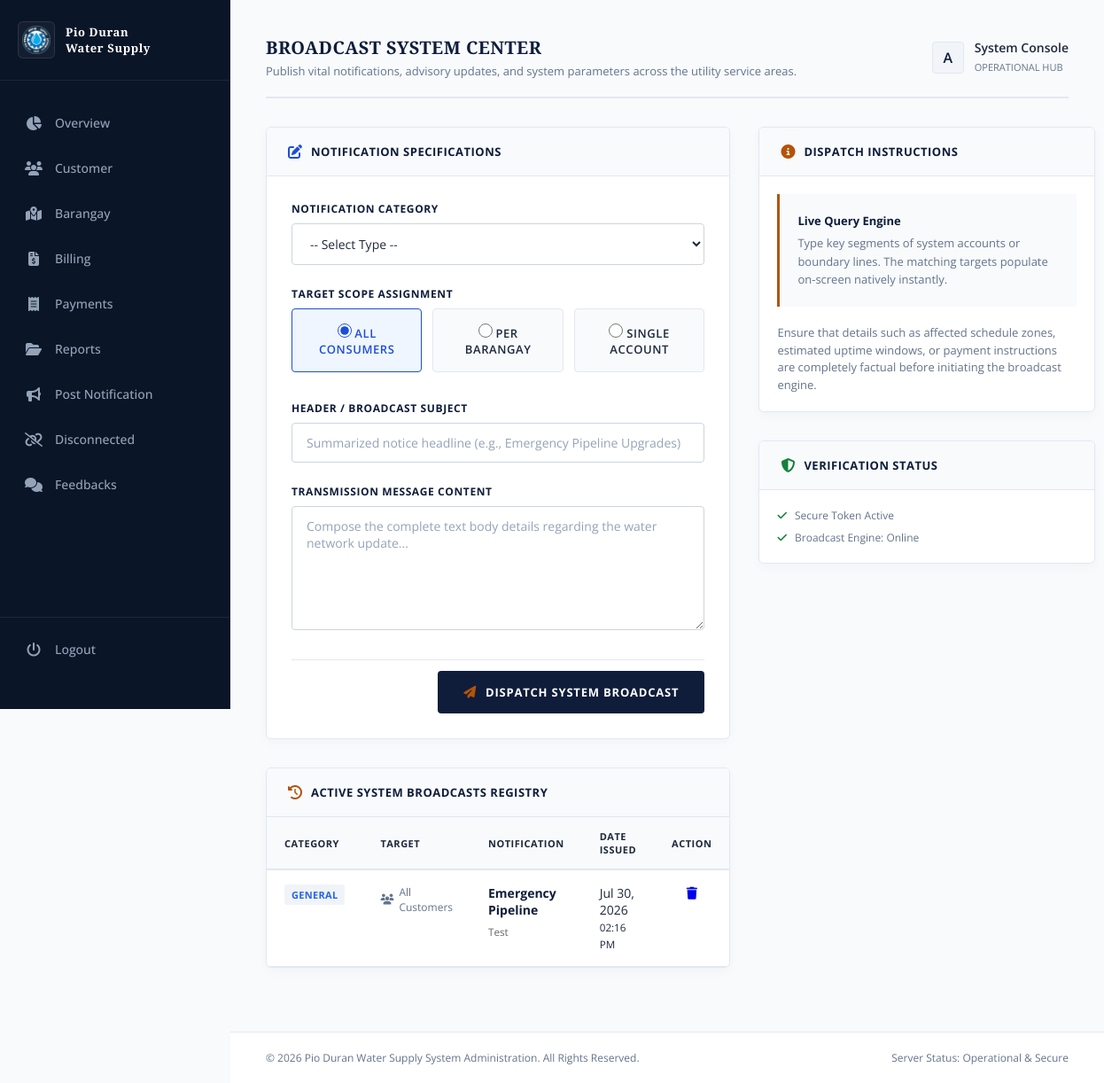
/pwss/post-notification/ (signed in), run on the app's committed database.
### core/models.py (models this page shows, shortened)
class Notification(models.Model):
    TARGET_CHOICES = (
        ("customer", "Single Customer"),
        ("barangay", "Barangay"),
        ("all", "All Customers"),
    )
    STATUS_CHOICES = (
        ("general", "General"),
        ("billing", "Billing"),
        ("payment_reminder", "Payment Reminder"),
        ("disconnection", "Disconnection"),
        ("reconnection", "Reconnection"),
        ("maintenance", "Maintenance"),
        ("clearing_operation", "Clearing Operation"),
    )
    target = models.CharField(
        max_length=20,
        choices=TARGET_CHOICES,
        default="customer"
    )
    customer = models.ForeignKey(
        Customer,
        on_delete=models.CASCADE,
        null=True,
        blank=True,
        related_name="notifications"
    )
    barangay = models.CharField(
        max_length=100,
        null=True,
        blank=True
    )
    status = models.CharField(
        max_length=30,
        choices=STATUS_CHOICES,
        default="general"
    )
    title = models.CharField(max_length=200)
    message = models.TextField()
    created_at = models.DateTimeField(auto_now_add=True)
    expires_at = models.DateTimeField(default=default_expiry)
    class Meta:
        ordering = ["-created_at"]

### core/views.py (the view, shortened to what this page needs)
# urls.py: path('post-notification/', views.post_notification, name='post-notifacation'),
@login_required
def post_notification(request):
    customers = Customer.objects.order_by("firstname")
    notifications = Notification.objects.select_related("customer").order_by("-created_at")
    barangays = sorted({
        customer.address.split(",")[1].strip()
        for customer in customers
        if len(customer.address.split(",")) >= 2
    })
    return render(request, "admin/post_notification.html", {
        "customers": customers,
        "barangays": barangays,
        "notifications": notifications,
    })

### core/templates/admin/post_notification.html (shortened to what this page needs)
{% extends 'admin.html' %}
{% block content %}
<div class="workspace-wrapper">
    <header class="view-header">
        <div class="view-header-title">
            <h2>Broadcast System Center</h2>
            <p>Publish vital notifications, advisory updates, and system parameters across the utility service areas.</p>
        </div>
        <div class="admin-profile">
            <div class="admin-avatar" style="font-family: 'Open Sans', sans-serif;">A</div>
            <div class="admin-info">
                <span>System Console</span>
                <small>Operational Hub</small>
            </div>
        </div>
    </header>
    <div class="notification-grid">
        <div class="left-column">
            <main class="panel-card">
                <div class="panel-header">
                    <div class="panel-header-title">
                        <i class="fa-solid fa-pen-to-square" style="color: var(--accent-blue);"></i>
                        <h3>Notification Specifications</h3>
                    </div>
                </div>
                <div class="panel-body">
                    <form action="" method="POST" id="notificationForm">
                        <div class="form-group">
                            <label for="status">Notification Category</label>
                            <select name="status" id="status" class="form-select" required>
                                <option value="" disabled selected>-- Select Type --</option>
                            </select>
                        </div>
                        <div class="form-group">
                            <label>Target Scope Assignment</label>
                            <div class="distribution-cards">
                                <label class="dist-card-label selected-target" id="label-all">
                                    <input type="radio" name="target" value="all" checked>
                                    <span>All Consumers</span>
                                </label>
                                <label class="dist-card-label" id="label-barangay">
                                    <input type="radio" name="target" value="barangay">
                                    <span>Per Barangay</span>
                                </label>
                                <label class="dist-card-label" id="label-customer">
                                    <input type="radio" name="target" value="customer">
                                    <span>Single Account</span>
                                </label>
                            </div>
                        </div>
                        <div class="form-group">
                            <label for="title">Header / Broadcast Subject</label>
                            <input type="text" name="title" id="title" class="form-control" placeholder="Summarized notice headline (e.g., Emergency Pipeline Upgrades)" required>
                        </div>
                        <div class="form-group">
                            <label for="message">Transmission Message Content</label>
                            <textarea name="message" id="message" class="form-control" rows="6" placeholder="Compose the complete text body details regarding the water network update..." required></textarea>
                        </div>
                        <div class="actions-panel">
                            <button type="submit" class="btn-submit">
                                <i class="fa-solid fa-paper-plane"></i> Dispatch System Broadcast
                            </button>
                        </div>
                    </form>
                </div>
            </main>
            <section class="panel-card">
                <div class="panel-header">
                    <div class="panel-header-title">
                        <i class="fa-solid fa-clock-rotate-left" style="color: var(--accent-gold);"></i>
                        <h3>Active System Broadcasts Registry</h3>
                    </div>
                </div>
                <div class="table-container">
                    <table class="classic-table">
                        <thead>
                            <tr>
                                <th width="15%">Category</th>
                                <th width="20%">Target</th>
                                <th width="40%">Notification</th>
                                <th width="15%">Date Issued</th>
                                <th width="10%" style="text-align:center;">Action</th>
                            </tr>
                        </thead>
                        <tbody>
                            {% for notification in notifications %}
                            <tr>
                                <td>
                                    <span class="badge badge-{{ notification.status }}">
                                        {{ notification.get_status_display }}
                                    </span>
                                </td>
                                <td>
                                    {% if notification.target == "all" %}
                                        <span class="scope-tag">
                                            <i class="fa-solid fa-users"></i>
                                            All Customers
                                        </span>
                                    {% elif notification.target == "barangay" %}
                                        <span class="scope-tag">
                                            <i class="fa-solid fa-map-location-dot"></i>
                                            {{ notification.barangay }}
                                        </span>
                                    {% elif notification.target == "customer" %}
                                        <span class="scope-tag">
                                            <i class="fa-solid fa-user"></i>
                                            {{ notification.customer.firstname }} {{ notification.customer.lastname }}
                                        </span>
                                    {% endif %}
                                </td>
                                <td>
                                    <strong style="display:block;color:var(--bg-navy);margin-bottom:5px;">
                                        {{ notification.title }}
                                    </strong>
                                    <small style="color:#666;">
                                        {{ notification.message|truncatechars:120 }}
                                    </small>
                                </td>
                                <td>
                                    {{ notification.created_at|date:"M d, Y" }}<br>
                                    <small>{{ notification.created_at|date:"h:i A" }}</small>
                                </td>
                                <td style="text-align:center;">
                                    <a href="{% url 'delete-notification' notification.id %}"
                                    class="btn btn-sm btn-danger"
                                    onclick="return confirm('Delete this notification?');">
                                        <i class="fa-solid fa-trash"></i>
                                    </a>
                                </td>
                            </tr>
                            {% endfor %}
                        </tbody>
                    </table>
                </div>
            </section>
        </div>
        <aside class="sidebar-info-column">
            <div class="panel-card">
                <div class="panel-header">
                    <div class="panel-header-title">
                        <i class="fa-solid fa-circle-info" style="color: var(--accent-gold);"></i>
                        <h3>Dispatch Instructions</h3>
                    </div>
                </div>
                <div class="panel-body" style="padding: 20px; font-size: 13px;">
                    <div class="utility-aside-box">
                        <strong>Live Query Engine</strong>
                        Type key segments of system accounts or boundary lines. The matching targets populate on-screen natively instantly.
                    </div>
                    <p style="color: var(--secondary-text); line-height: 1.5;">Ensure that details such as affected schedule zones, estimated uptime windows, or payment instructions are completely factual before initiating the broadcast engine.</p>
                </div>
            </div>
            <div class="panel-card">
                <div class="panel-header">
                    <div class="panel-header-title">
                        <i class="fa-solid fa-shield-halved" style="color: var(--success-green);"></i>
                        <h3>Verification Status</h3>
                    </div>
                </div>
                <div class="panel-body" style="padding: 20px; font-size: 12px; color: var(--secondary-text);">
                    <p><i class="fa-solid fa-check" style="color: var(--success-green); margin-right: 6px;"></i> Secure Token Active</p>
                    <p style="margin-top: 8px;"><i class="fa-solid fa-check" style="color: var(--success-green); margin-right: 6px;"></i> Broadcast Engine: Online</p>
                </div>
            </div>
        </aside>
    </div>
</div>
{% endblock %}

### core/templates/admin.html (style rules this page uses)
:root { --bg-navy: #0f1d3a; --sidebar-bg: #0b1528; --main-bg: #f8fafc; --card-bg: #ffffff; --primary-text: #1e293b; --secondary-text: #64748b; --accent-gold: #b45309; --border-classic: #e2e8f0; --accent-blue: #1d4ed8; --success-green: #15803d; }
* { margin: 0; padding: 0; box-sizing: border-box; font-family: 'Open Sans', sans-serif; }
body { background-color: var(--main-bg); color: var(--primary-text); display: flex; min-height: 100vh; overflow-x: hidden; }
.admin-profile { display: flex; align-items: center; gap: 12px; }
.admin-avatar { width: 36px; height: 36px; background-color: #f1f5f9; border: 1px solid var(--border-classic); border-radius: 4px; display: flex; align-items: center; justify-content: center; color: var(--bg-navy); font-weight: 600; }
.admin-info span { font-size: 14px; font-weight: 600; display: block; }
.admin-info small { font-size: 11px; color: var(--secondary-text); text-transform: uppercase; }
.table-container { width: 100%; overflow-x: auto; }
.classic-table { width: 100%; border-collapse: collapse; text-align: left; font-size: 14px; }
.classic-table th { background-color: #f8fafc; color: var(--primary-text); font-weight: 600; padding: 14px 24px; border-bottom: 2px solid var(--border-classic); text-transform: uppercase; font-size: 11px; letter-spacing: 0.5px; }
.classic-table td { padding: 14px 24px; border-bottom: 1px solid var(--border-classic); color: var(--primary-text); }

### data on the page
Notification: status "GENERAL", target "all" (drawn), title "Emergency Pipeline", message "Test", created_at "Jul 30, 2026", created_at "02:16 PM"
